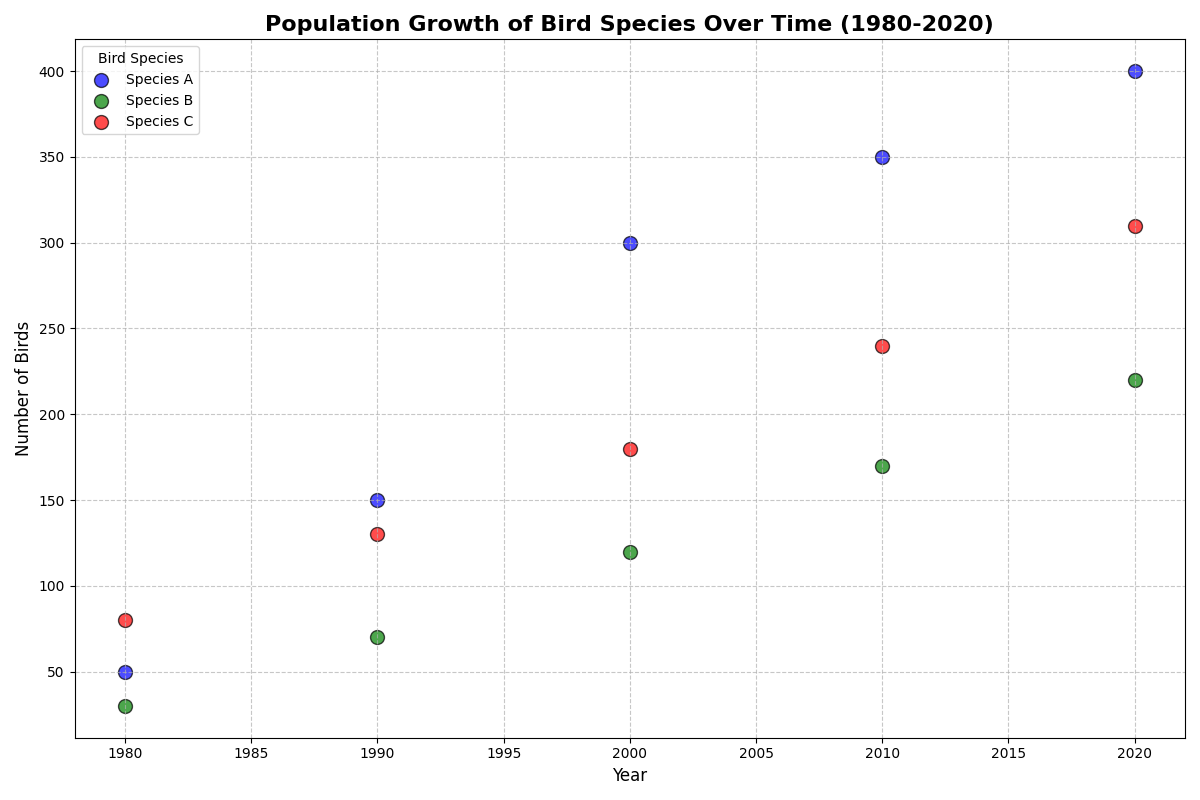

The script that drew this image:
import matplotlib.pyplot as plt
import numpy as np

# Backstory:
# Tracking the Population of Different Bird Species Over Time
# This chart shows the population growth trends of three different bird species over five decades.

# Decades from 1980 to 2020
decades = np.array([1980, 1990, 2000, 2010, 2020])

# Population data for each bird species
species_a_population = np.array([50, 150, 300, 350, 400])
species_b_population = np.array([30, 70, 120, 170, 220])
species_c_population = np.array([80, 130, 180, 240, 310])

# Setting up the scatter plot
plt.figure(figsize=(12, 8))

# Scatter plot for each species
plt.scatter(decades, species_a_population, color='blue', label='Species A', edgecolor='k', s=100, alpha=0.7)
plt.scatter(decades, species_b_population, color='green', label='Species B', edgecolor='k', s=100, alpha=0.7)
plt.scatter(decades, species_c_population, color='red', label='Species C', edgecolor='k', s=100, alpha=0.7)

# Adding title and labels
plt.title('Population Growth of Bird Species Over Time (1980-2020)', fontsize=16, fontweight='bold', loc='center')
plt.xlabel('Year', fontsize=12)
plt.ylabel('Number of Birds', fontsize=12)

# Adding a legend to differentiate between the species
plt.legend(title='Bird Species', loc='upper left')

# Adding grid for clarity
plt.grid(visible=True, linestyle='--', alpha=0.7)

# Automatically adjusting the layout for better readability
plt.tight_layout()

# Display the scatter plot
plt.show()
